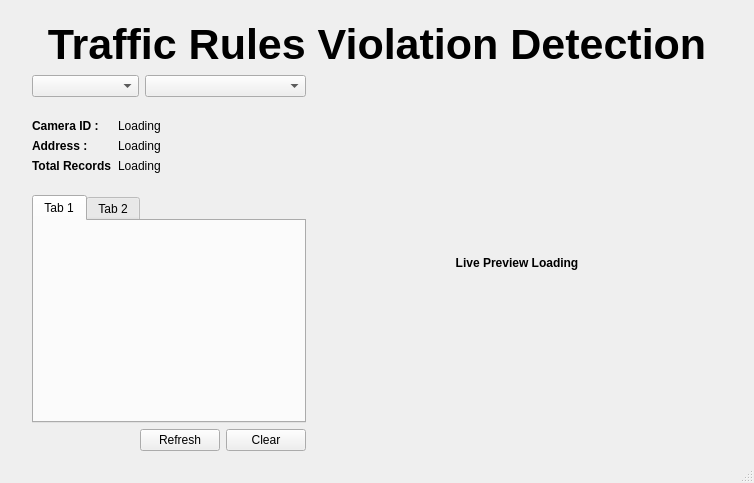
<?xml version="1.0" encoding="UTF-8"?>
<ui version="4.0">
 <class>MainWindow</class>
 <widget class="QMainWindow" name="MainWindow">
  <property name="geometry">
   <rect>
    <x>0</x>
    <y>0</y>
    <width>754</width>
    <height>483</height>
   </rect>
  </property>
  <property name="contextMenuPolicy">
   <enum>Qt::DefaultContextMenu</enum>
  </property>
  <property name="windowTitle">
   <string>Traffic Rules Violation Detection</string>
  </property>
  <widget class="QWidget" name="centralwidget">
   <layout class="QVBoxLayout" name="verticalLayout_2">
    <property name="leftMargin">
     <number>32</number>
    </property>
    <property name="topMargin">
     <number>20</number>
    </property>
    <property name="rightMargin">
     <number>32</number>
    </property>
    <property name="bottomMargin">
     <number>10</number>
    </property>
    <item>
     <widget class="QLabel" name="label">
      <property name="font">
       <font>
        <pointsize>32</pointsize>
        <weight>75</weight>
        <bold>true</bold>
        <underline>false</underline>
       </font>
      </property>
      <property name="text">
       <string>Traffic Rules Violation Detection</string>
      </property>
      <property name="alignment">
       <set>Qt::AlignCenter</set>
      </property>
     </widget>
    </item>
    <item>
     <layout class="QHBoxLayout" name="horizontalLayout_3" stretch="2,3">
      <item>
       <layout class="QVBoxLayout" name="verticalLayout">
        <item>
         <layout class="QHBoxLayout" name="horizontalLayout_2" stretch="2,3,1">
          <item>
           <widget class="QComboBox" name="camera_group"/>
          </item>
          <item>
           <widget class="QComboBox" name="cam_selector">
            <property name="enabled">
             <bool>true</bool>
            </property>
            <property name="editable">
             <bool>false</bool>
            </property>
            <property name="currentText">
             <string/>
            </property>
            <property name="currentIndex">
             <number>-1</number>
            </property>
            <property name="maxVisibleItems">
             <number>5</number>
            </property>
           </widget>
          </item>
          <!-- <item>
           <widget class="QPushButton" name="map">
            <property name="text">
             <string>Map</string>
            </property>
           </widget>
          </item> -->
         </layout>
        </item>
        <item>
         <layout class="QFormLayout" name="formLayout">
          <property name="topMargin">
           <number>16</number>
          </property>
          <property name="bottomMargin">
           <number>16</number>
          </property>
          <item row="0" column="0">
           <widget class="QLabel" name="cam_id_label">
            <property name="font">
             <font>
              <weight>75</weight>
              <bold>true</bold>
             </font>
            </property>
            <property name="text">
             <string>Camera ID : </string>
            </property>
           </widget>
          </item>
          <item row="0" column="1">
           <widget class="QLabel" name="cam_id">
            <property name="text">
             <string>Loading</string>
            </property>
           </widget>
          </item>
          <item row="1" column="0">
           <widget class="QLabel" name="address_label">
            <property name="font">
             <font>
              <weight>75</weight>
              <bold>true</bold>
             </font>
            </property>
            <property name="text">
             <string>Address : </string>
            </property>
           </widget>
          </item>
          <item row="1" column="1">
           <widget class="QLabel" name="address">
            <property name="text">
             <string>Loading</string>
            </property>
           </widget>
          </item>
          <item row="2" column="0">
           <widget class="QLabel" name="total_records_label">
            <property name="font">
             <font>
              <weight>75</weight>
              <bold>true</bold>
             </font>
            </property>
            <property name="text">
             <string>Total Records</string>
            </property>
           </widget>
          </item>
          <item row="2" column="1">
           <widget class="QLabel" name="total_records">
            <property name="text">
             <string>Loading</string>
            </property>
           </widget>
          </item>
         </layout>
        </item>
        <item>
         <widget class="QTabWidget" name="log_tabwidget">
          <property name="minimumSize">
           <size>
            <width>0</width>
            <height>200</height>
           </size>
          </property>
          <property name="tabShape">
           <enum>QTabWidget::Rounded</enum>
          </property>
          <property name="currentIndex">
           <number>0</number>
          </property>
          <property name="documentMode">
           <bool>false</bool>
          </property>
          <property name="movable">
           <bool>true</bool>
          </property>
          <property name="tabBarAutoHide">
           <bool>true</bool>
          </property>
          <widget class="QWidget" name="tab_1">
           <property name="accessibleName">
            <string/>
           </property>
           <attribute name="title">
            <string>Tab 1</string>
           </attribute>
          </widget>
          <widget class="QWidget" name="tab_2">
           <attribute name="title">
            <string>Tab 2</string>
           </attribute>
          </widget>
         </widget>
        </item>
        <item>
         <layout class="QHBoxLayout" name="horizontalLayout">
          <item>
           <spacer name="horizontalSpacer">
            <property name="orientation">
             <enum>Qt::Horizontal</enum>
            </property>
            <property name="sizeHint" stdset="0">
             <size>
              <width>158</width>
              <height>20</height>
             </size>
            </property>
           </spacer>
          </item>
          <!-- <item>
           <widget class="QPushButton" name="search_button">
            <property name="text">
             <string>Search</string>
            </property>
           </widget>
          </item> -->
          <item>
           <widget class="QPushButton" name="refresh_button">
            <property name="text">
             <string>Refresh</string>
            </property>
           </widget>
          </item>
          <item>
           <widget class="QPushButton" name="clear_button">
            <property name="text">
             <string>Clear</string>
            </property>
           </widget>
          </item>
         </layout>
        </item>
       </layout>
      </item>
      <item>
       <widget class="QLabel" name="live_preview">
        <property name="minimumSize">
         <size>
          <width>300</width>
          <height>0</height>
         </size>
        </property>
        <property name="font">
         <font>
          <weight>75</weight>
          <bold>true</bold>
         </font>
        </property>
        <property name="text">
         <string>Live Preview Loading</string>
        </property>
        <property name="alignment">
         <set>Qt::AlignCenter</set>
        </property>
       </widget>
      </item>
     </layout>
    </item>
   </layout>
  </widget>
  <widget class="QStatusBar" name="statusBar"/>
 </widget>
 <resources/>
 <connections/>
</ui>
